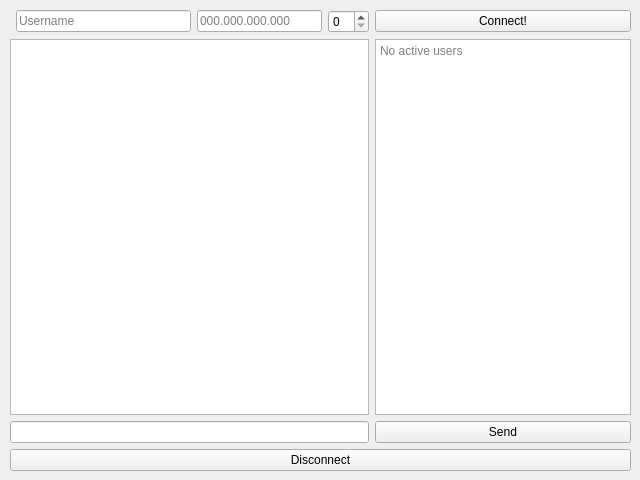
<?xml version="1.0" encoding="UTF-8"?>
<ui version="4.0">
 <class>MainWindow</class>
 <widget class="QMainWindow" name="MainWindow">
  <property name="geometry">
   <rect>
    <x>0</x>
    <y>0</y>
    <width>640</width>
    <height>480</height>
   </rect>
  </property>
  <property name="minimumSize">
   <size>
    <width>640</width>
    <height>480</height>
   </size>
  </property>
  <property name="maximumSize">
   <size>
    <width>640</width>
    <height>480</height>
   </size>
  </property>
  <property name="windowTitle">
   <string>MainWindow</string>
  </property>
  <widget class="QWidget" name="centralwidget">
   <widget class="QWidget" name="gridLayoutWidget">
    <property name="geometry">
     <rect>
      <x>10</x>
      <y>10</y>
      <width>621</width>
      <height>461</height>
     </rect>
    </property>
    <layout class="QGridLayout" name="gridLayout_2">
     <item row="4" column="0" colspan="4">
      <widget class="QLineEdit" name="messageEdit"/>
     </item>
     <item row="5" column="0" colspan="5">
      <widget class="QPushButton" name="DisconnectBTN">
       <property name="text">
        <string>Disconnect</string>
       </property>
      </widget>
     </item>
     <item row="4" column="4">
      <widget class="QPushButton" name="SendBTN">
       <property name="text">
        <string>Send</string>
       </property>
      </widget>
     </item>
     <item row="1" column="4">
      <widget class="QPushButton" name="ConnectBTN">
       <property name="text">
        <string>Connect!</string>
       </property>
      </widget>
     </item>
     <item row="2" column="0" colspan="4">
      <widget class="QTextEdit" name="MessagesDisplay">
       <property name="cursor" stdset="0">
        <cursorShape>ArrowCursor</cursorShape>
       </property>
       <property name="readOnly">
        <bool>true</bool>
       </property>
       <property name="acceptRichText">
        <bool>false</bool>
       </property>
      </widget>
     </item>
     <item row="2" column="4">
      <widget class="QTextEdit" name="UsersDisplay">
       <property name="maximumSize">
        <size>
         <width>9999</width>
         <height>16777215</height>
        </size>
       </property>
       <property name="readOnly">
        <bool>true</bool>
       </property>
       <property name="placeholderText">
        <string>No active users</string>
       </property>
      </widget>
     </item>
     <item row="1" column="1">
      <widget class="QLineEdit" name="UsernameEdit">
       <property name="placeholderText">
        <string>Username</string>
       </property>
      </widget>
     </item>
     <item row="1" column="3">
      <widget class="QSpinBox" name="PortEdit"/>
     </item>
     <item row="1" column="2">
      <widget class="QLineEdit" name="IPEdit">
       <property name="maximumSize">
        <size>
         <width>125</width>
         <height>16777215</height>
        </size>
       </property>
       <property name="maxLength">
        <number>19</number>
       </property>
       <property name="placeholderText">
        <string>000.000.000.000</string>
       </property>
      </widget>
     </item>
    </layout>
   </widget>
  </widget>
 </widget>
 <resources/>
 <connections/>
</ui>
